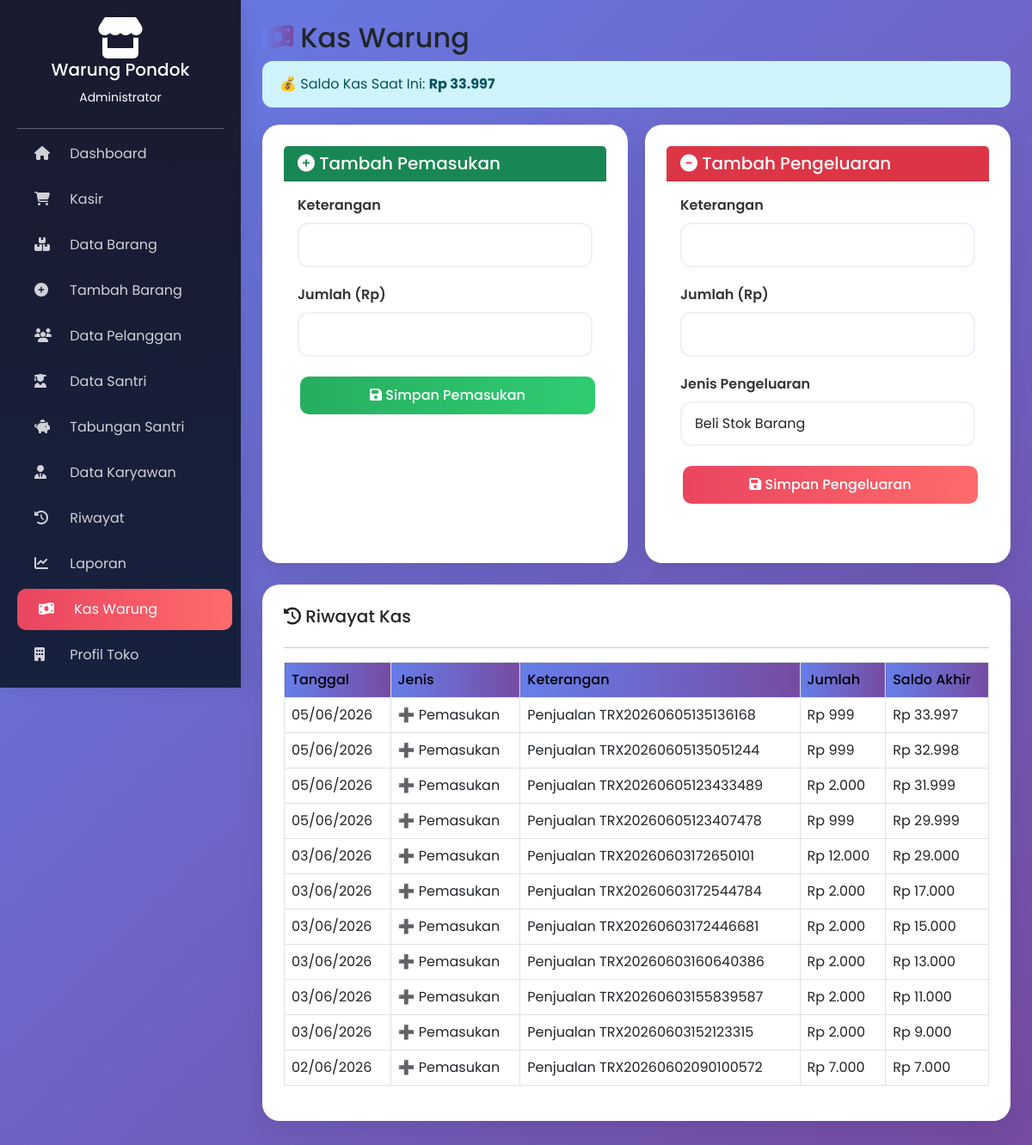
Page /?page=kas (signed in) on the committed database.
### tables this page shows
CREATE TABLE `profil_toko` (
  `id` int(11) NOT NULL DEFAULT 1,
  `nama_toko` varchar(100) NOT NULL DEFAULT 'Warung Pondok',
  `alamat` text DEFAULT NULL,
  `no_telp` varchar(20) DEFAULT NULL,
  `email` varchar(50) DEFAULT NULL,
  `logo` varchar(100) DEFAULT NULL,
  `footer_text` varchar(255) DEFAULT 'Terima kasih atas kunjungan Anda',
  `created_at` datetime DEFAULT current_timestamp(),
  `updated_at` datetime DEFAULT current_timestamp() ON UPDATE current_timestamp()
);

CREATE TABLE `kas_warung` (
  `id` int(11) NOT NULL,
  `tanggal` date NOT NULL,
  `jenis` enum('pemasukan','pengeluaran') NOT NULL,
  `keterangan` varchar(255) DEFAULT NULL,
  `jumlah` decimal(10,2) NOT NULL,
  `saldo_akhir` decimal(10,2) NOT NULL
);

### index.php (the view, shortened to what this page needs)
<?php
$host = 'localhost';
$dbname = 'warung_pondok';
$user = 'root';
$pass = '';
try {
    $pdo = new PDO("mysql:host=$host;dbname=$dbname", $user, $pass);
    $pdo->setAttribute(PDO::ATTR_ERRMODE, PDO::ERRMODE_EXCEPTION);
} catch(PDOException $e) {
    die("Koneksi gagal: " . $e->getMessage());
}
function rupiah($angka) {
    return "Rp " . number_format(floatval($angka), 0, ',', '.');
}
function isLoggedIn() {
    return isset($_SESSION['user_id']);
}
function isAdmin() {
    return isset($_SESSION['role']) && $_SESSION['role'] == 'admin';
}
function getProfil($pdo) {
    $stmt = $pdo->query("SELECT * FROM profil_toko WHERE id = 1");
    return $stmt->fetch(PDO::FETCH_ASSOC);
}
try {
    $pdo->query("SELECT 1 FROM santri LIMIT 1");
} catch(PDOException $e) {}
$page = $_GET['page'] ?? 'login';
?>
<!DOCTYPE html>
<html lang="id">
<head>
    <link href="https://cdn.jsdelivr.net/npm/bootstrap@5.3.0/dist/css/bootstrap.min.css" rel="stylesheet">
    <link rel="stylesheet" href="https://cdnjs.cloudflare.com/ajax/libs/font-awesome/6.4.0/css/all.min.css">
</head>
<body class="<?= !isLoggedIn() ? 'login-page' : '' ?>">
<?php if(!isLoggedIn()): ?>
    <div class="login-box">
        <div class="text-center mb-4">
            <i class="fas fa-store fa-4x text-gradient"></i>
            <h3 class="mt-3">Warung Pondok</h3>
            <p class="text-muted">Sistem Penjualan & Stok</p>
        </div>
        <?php if(isset($error)): ?>
            <div class="alert alert-danger"><?= $error ?></div>
        <?php endif; ?>
        <form method="POST">
            <div class="form-group">
                <label><i class="fas fa-user"></i> Username</label>
                <input type="text" name="username" class="form-control" placeholder="Masukkan username" required>
            </div>
            <div class="form-group">
                <label><i class="fas fa-lock"></i> Password</label>
                <input type="password" name="password" class="form-control" placeholder="Masukkan password" required>
            </div>
            <button type="submit" name="login" class="btn btn-primary w-100"><i class="fas fa-sign-in-alt"></i> Login</button>
        </form>
        <hr>
        <div class="text-center text-muted small">
           JANGAN LUPA LOGIN TERLEBIH DAHULU YA!
        </div>
    </div>
<?php else: ?>
<div class="sidebar">
    <div class="text-center mb-4">
        <?php
        $profil = getProfil($pdo);
        if($profil && !empty($profil['logo']) && file_exists($profil['logo'])): ?>
            <img src="<?= $profil['logo'] ?>" style="width: 60px; height: 60px; border-radius: 50%; object-fit: cover; margin-bottom: 10px;">
        <?php else: ?>
            <i class="fas fa-store fa-3x"></i>
        <?php endif; ?>
        <h5><?= htmlspecialchars($profil['nama_toko'] ?? 'Warung Pondok') ?></h5>
        <small><?= $_SESSION['role'] == 'admin' ? 'Administrator' : 'Karyawan' ?></small>
    </div>
    <hr style="margin: 0 20px; opacity: 0.3;">
    <a href="?page=dashboard" class="<?= $page == 'dashboard' ? 'active' : '' ?>"><i class="fas fa-home"></i> Dashboard</a>
    <a href="?page=kasir" class="<?= $page == 'kasir' ? 'active' : '' ?>"><i class="fas fa-shopping-cart"></i> Kasir</a>
    <a href="?page=barang" class="<?= $page == 'barang' ? 'active' : '' ?>"><i class="fas fa-boxes"></i> Data Barang</a>
    <a href="?page=tambah_barang" class="<?= $page == 'tambah_barang' ? 'active' : '' ?>"><i class="fas fa-plus-circle"></i> Tambah Barang</a>
    <a href="?page=pelanggan" class="<?= $page == 'pelanggan' ? 'active' : '' ?>"><i class="fas fa-users"></i> Data Pelanggan</a>
    <a href="?page=santri" class="<?= $page == 'santri' ? 'active' : '' ?>"><i class="fas fa-user-graduate"></i> Data Santri</a>
    <a href="?page=tabungan" class="<?= $page == 'tabungan' ? 'active' : '' ?>"><i class="fas fa-piggy-bank"></i> Tabungan Santri</a>
    <?php if(isAdmin()): ?>
    <a href="?page=karyawan" class="<?= $page == 'karyawan' ? 'active' : '' ?>"><i class="fas fa-user-tie"></i> Data Karyawan</a>
    <?php endif; ?>
    <a href="?page=riwayat" class="<?= $page == 'riwayat' ? 'active' : '' ?>"><i class="fas fa-history"></i> Riwayat</a>
    <a href="?page=laporan" class="<?= $page == 'laporan' ? 'active' : '' ?>"><i class="fas fa-chart-line"></i> Laporan</a>
    <a href="?page=kas" class="<?= $page == 'kas' ? 'active' : '' ?>"><i class="fas fa-money-bill-wave"></i> Kas Warung</a>
    <a href="?page=profil" class="<?= $page == 'profil' ? 'active' : '' ?>"><i class="fas fa-building"></i> Profil Toko</a>
    <?php if(isAdmin()): ?>
    <a href="?page=reset_data" class="<?= $page == 'reset_data' ? 'active' : '' ?>"><i class="fas fa-database"></i> Reset Data</a>
    <?php endif; ?>
</div>
<div class="content">
    <?php
    if($page == 'dashboard'):
        $penjualan_hari = $pdo->query("SELECT SUM(total_harga) as total FROM penjualan WHERE DATE(tanggal) = CURDATE()")->fetch()['total'] ?? 0;
        $total_barang = $pdo->query("SELECT COUNT(*) FROM barang")->fetchColumn();
        $total_pelanggan = $pdo->query("SELECT COUNT(*) FROM pelanggan WHERE nama_pelanggan != 'Umum'")->fetchColumn();
        $saldo_kas = $pdo->query("SELECT saldo_akhir FROM kas_warung ORDER BY id DESC LIMIT 1")->fetchColumn() ?: 0;
        $stokTipis = $pdo->query("SELECT COUNT(*) FROM barang WHERE stok <= stok_minimum")->fetchColumn();
        $total_santri = $pdo->query("SELECT COUNT(*) FROM santri")->fetchColumn();
        $total_saldo_santri = $pdo->query("SELECT SUM(saldo_tabungan) FROM santri")->fetchColumn() ?: 0;
    ?>
        <h2><i class="fas fa-tachometer-alt text-gradient"></i> Dashboard</h2>
        <p>Selamat datang kembali, <?= htmlspecialchars($_SESSION['nama']) ?>! 👋</p>
        <div class="row">
            <div class="col"><div class="stat-card" style="background: linear-gradient(135deg, #667eea, #764ba2);"><i class="fas fa-money-bill-wave fa-2x"></i><h3><?= rupiah($penjualan_hari) ?></h3><p>Penjualan Hari Ini</p></div></div>
            <div class="col"><div class="stat-card" style="background: linear-gradient(135deg, #27ae60, #2ecc71);"><i class="fas fa-boxes fa-2x"></i><h3><?= $total_barang ?></h3><p>Total Barang</p></div></div>
            <div class="col"><div class="stat-card" style="background: linear-gradient(135deg, #f39c12, #e67e22);"><i class="fas fa-users fa-2x"></i><h3><?= $total_pelanggan ?></h3><p>Total Pelanggan</p></div></div>
            <div class="col"><div class="stat-card" style="background: linear-gradient(135deg, #1abc9c, #16a085);"><i class="fas fa-wallet fa-2x"></i><h3><?= rupiah($saldo_kas) ?></h3><p>Saldo Kas</p></div></div>
        </div>
        <div class="row">
            <div class="col"><div class="stat-card" style="background: linear-gradient(135deg, #e94560, #ff6b6b);"><i class="fas fa-exclamation-triangle fa-2x"></i><h3><?= $stokTipis ?></h3><p>Stok Menipis</p></div></div>
            <div class="col"><div class="stat-card" style="background: linear-gradient(135deg, #8e44ad, #9b59b6);"><i class="fas fa-user-graduate fa-2x"></i><h3><?= $total_santri ?></h3><p>Total Santri</p></div></div>
            <div class="col"><div class="stat-card" style="background: linear-gradient(135deg, #16a085, #1abc9c);"><i class="fas fa-piggy-bank fa-2x"></i><h3><?= rupiah($total_saldo_santri) ?></h3><p>Saldo Tabungan Santri</p></div></div>
            <div class="col"><div class="stat-card" style="background: linear-gradient(135deg, #2c3e50, #34495e);"><i class="fas fa-percent fa-2x"></i><h3><?= $total_barang > 0 ? round(($stokTipis/$total_barang)*100, 1) : 0 ?>%</h3><p>Persentase Stok Tipis</p></div></div>
        </div>
        <?php if($stokTipis > 0): ?>
        <div class="alert alert-warning"><i class="fas fa-exclamation-triangle"></i> Terdapat <?= $stokTipis ?> barang dengan stok menipis! <a href="?page=barang" class="alert-link">Lihat daftar</a></div>
        <?php endif; ?>
        <div class="row mt-3">
            <div class="col">
                <div class="card">
                    <h5><i class="fas fa-bolt text-gradient"></i> Menu Cepat</h5>
                    <hr>
                    <div class="d-flex gap-2 flex-wrap">
                        <a href="?page=kasir" class="btn btn-success"><i class="fas fa-cash-register"></i> Transaksi Baru</a>
                        <a href="?page=tambah_barang" class="btn btn-primary"><i class="fas fa-plus"></i> Tambah Barang</a>
                        <a href="?page=pelanggan" class="btn btn-info"><i class="fas fa-user-plus"></i> Tambah Pelanggan</a>
                        <a href="?page=santri" class="btn btn-warning"><i class="fas fa-user-graduate"></i> Tambah Santri</a>
                    </div>
                </div>
            </div>
            <div class="col">
                <div class="card">
                    <h5><i class="fas fa-trophy text-gradient"></i> 5 Pelanggan Terbaik</h5>
                    <hr>
                    <?php
                    $topPelanggan = $pdo->query("SELECT nama_pelanggan, total_belanja FROM pelanggan WHERE nama_pelanggan != 'Umum' ORDER BY total_belanja DESC LIMIT 5")->fetchAll();
                    foreach($topPelanggan as $p): ?>
                        <div class="d-flex justify-content-between mb-2"><span><i class="fas fa-user-circle"></i> <?= $p['nama_pelanggan'] ?></span><span class="fw-bold text-success"><?= rupiah($p['total_belanja']) ?></span></div>
                    <?php endforeach; ?>
                </div>
            </div>
        </div>
    <?php
elseif($page == 'kas'):
    $kas = $pdo->query("SELECT * FROM kas_warung ORDER BY tanggal DESC, id DESC LIMIT 50")->fetchAll();
    $saldo = $pdo->query("SELECT saldo_akhir FROM kas_warung ORDER BY id DESC LIMIT 1")->fetchColumn() ?: 0;
?>
    <h2><i class="fas fa-money-bill-wave text-gradient"></i> Kas Warung</h2>
    <div class="alert alert-info">💰 Saldo Kas Saat Ini: <strong><?= rupiah($saldo) ?></strong></div>
    <div style="display: flex; flex-wrap: wrap; gap: 20px; margin-bottom: 25px;">
        <div style="flex: 1; min-width: 300px;">
            <div class="card" style="height: 100%;">
                <div class="card-header bg-success text-white">
                    <h5 class="mb-0"><i class="fas fa-plus-circle"></i> Tambah Pemasukan</h5>
                </div>
                <div class="card-body">
                    <form method="POST">
                        <div class="form-group">
                            <label>Keterangan</label>
                            <input type="text" name="keterangan" class="form-control" required>
                        </div>
                        <div class="form-group">
                            <label>Jumlah (Rp)</label>
                            <input type="number" name="jumlah" class="form-control" required>
                        </div>
                        <button type="submit" name="tambah_kas" class="btn btn-success w-100">
                            <i class="fas fa-save"></i> Simpan Pemasukan
                        </button>
                    </form>
                </div>
            </div>
        </div>
        <div style="flex: 1; min-width: 300px;">
            <div class="card" style="height: 100%;">
                <div class="card-header bg-danger text-white">
                    <h5 class="mb-0"><i class="fas fa-minus-circle"></i> Tambah Pengeluaran</h5>
                </div>
                <div class="card-body">
                    <form method="POST">
                        <div class="form-group">
                            <label>Keterangan</label>
                            <input type="text" name="keterangan" class="form-control" required>
                        </div>
                        <div class="form-group">
                            <label>Jumlah (Rp)</label>
                            <input type="number" name="jumlah" class="form-control" required>
                        </div>
                        <div class="form-group">
                            <label>Jenis Pengeluaran</label>
                            <select name="jenis" class="form-control">
                                <option value="beli_stok">Beli Stok Barang</option>
                            </select>
                        </div>
                        <button type="submit" name="tambah_pengeluaran" class="btn btn-danger w-100">
                            <i class="fas fa-save"></i> Simpan Pengeluaran
                        </button>
                    </form>
                </div>
            </div>
        </div>
    </div>
    <div class="card">
        <h5><i class="fas fa-history"></i> Riwayat Kas</h5>
        <hr>
        <div class="table-responsive">
            <table class="table table-bordered">
                <thead class="table-light">
                    <tr><th>Tanggal</th><th>Jenis</th><th>Keterangan</th><th>Jumlah</th><th>Saldo Akhir</th></tr>
                </thead>
                <tbody>
                    <?php foreach($kas as $k): ?>
                    <tr class="<?= $k['jenis'] == 'pemasukan' ? 'text-success' : 'text-danger' ?>">
                        <td><?= date('d/m/Y', strtotime($k['tanggal'])) ?></td>
                        <td><?= $k['jenis'] == 'pemasukan' ? '➕ Pemasukan' : '➖ Pengeluaran' ?></td>
                        <td><?= $k['keterangan'] ?></td>
                        <td><?= rupiah($k['jumlah']) ?></td>
                        <td><?= rupiah($k['saldo_akhir']) ?></td>
                    </tr>
                    <?php endforeach; ?>
                </tbody>
            </table>
        </div>
    </div>
<?php
    endif; ?>
</div>
<?php endif; ?>
</body>
</html>

### index.php (style rules this page uses)
* { margin: 0; padding: 0; box-sizing: border-box; }
body { font-family: 'Poppins', sans-serif; background: linear-gradient(135deg, #667eea 0%, #764ba2 100%); min-height: 100vh; }
.sidebar { position: fixed; top: 0; left: 0; width: 280px; height: 100vh; background: linear-gradient(180deg, #1a1a2e 0%, #16213e 100%); color: white; padding-top: 20px; overflow-y: auto; z-index: 1000; box-shadow: 5px 0 20px rgba(0,0,0,0.1); }
.sidebar a { display: block; padding: 12px 25px; color: rgba(255,255,255,0.8); text-decoration: none; transition: all 0.3s; margin: 5px 15px; border-radius: 10px; }
.sidebar a:hover, .sidebar a.active { background: linear-gradient(90deg, #e94560, #ff6b6b); color: white; transform: translateX(5px); }
.sidebar a i { margin-right: 12px; width: 25px; }
.content { margin-left: 280px; padding: 25px; min-height: 100vh; }
.card { background: white; border-radius: 20px; padding: 25px; margin-bottom: 25px; box-shadow: 0 10px 30px rgba(0,0,0,0.1); border: none; transition: transform 0.3s; }
table { width: 100%; border-collapse: collapse; }
th, td { padding: 12px 15px; text-align: left; border-bottom: 1px solid #eee; }
th { background: linear-gradient(90deg, #667eea, #764ba2); color: white; font-weight: 500; }
.btn { padding: 10px 20px; border: none; border-radius: 10px; cursor: pointer; display: inline-block; margin: 3px; font-weight: 500; transition: all 0.3s; }
.btn-danger { background: linear-gradient(90deg, #e94560, #ff6b6b); color: white; }
.btn-success { background: linear-gradient(90deg, #27ae60, #2ecc71); color: white; }
.form-group { margin-bottom: 20px; }
.form-group label { display: block; margin-bottom: 8px; font-weight: 600; color: #333; }
.form-control { width: 100%; padding: 12px 15px; border: 2px solid #eef2f7; border-radius: 12px; transition: all 0.3s; }
.alert { padding: 15px 20px; border-radius: 12px; margin-bottom: 20px; border: none; }
.text-gradient { background: linear-gradient(90deg, #667eea, #764ba2); -webkit-background-clip: text; -webkit-text-fill-color: transparent; }
.table-responsive { overflow-x: auto; }
.w-100 { width: 100% !important; }

### rows in the picture
profil_toko: nama_toko "Warung Pondok"
kas_warung: saldo_akhir "Rp 33.997", tanggal "05/06/2026", jenis "➕ Pemasukan", keterangan "Penjualan TRX20260605135136168", jumlah "Rp 999"
kas_warung: tanggal "05/06/2026", jenis "➕ Pemasukan", keterangan "Penjualan TRX20260605135051244", jumlah "Rp 999", saldo_akhir "Rp 32.998"
kas_warung: tanggal "05/06/2026", jenis "➕ Pemasukan", keterangan "Penjualan TRX20260605123433489", jumlah "Rp 2.000", saldo_akhir "Rp 31.999"
kas_warung: tanggal "05/06/2026", jenis "➕ Pemasukan", keterangan "Penjualan TRX20260605123407478", jumlah "Rp 999", saldo_akhir "Rp 29.999"
kas_warung: tanggal "03/06/2026", jenis "➕ Pemasukan", keterangan "Penjualan TRX20260603172650101", jumlah "Rp 12.000", saldo_akhir "Rp 29.000"
kas_warung: tanggal "03/06/2026", jenis "➕ Pemasukan", keterangan "Penjualan TRX20260603172544784", jumlah "Rp 2.000", saldo_akhir "Rp 17.000"
kas_warung: tanggal "03/06/2026", jenis "➕ Pemasukan", keterangan "Penjualan TRX20260603172446681", jumlah "Rp 2.000", saldo_akhir "Rp 15.000"
kas_warung: tanggal "03/06/2026", jenis "➕ Pemasukan", keterangan "Penjualan TRX20260603160640386", jumlah "Rp 2.000", saldo_akhir "Rp 13.000"
kas_warung: tanggal "03/06/2026", jenis "➕ Pemasukan", keterangan "Penjualan TRX20260603155839587", jumlah "Rp 2.000", saldo_akhir "Rp 11.000"
kas_warung: tanggal "03/06/2026", jenis "➕ Pemasukan", keterangan "Penjualan TRX20260603152123315", jumlah "Rp 2.000", saldo_akhir "Rp 9.000"
kas_warung: tanggal "02/06/2026", jenis "➕ Pemasukan", keterangan "Penjualan TRX20260602090100572", jumlah "Rp 7.000", saldo_akhir "Rp 7.000"
